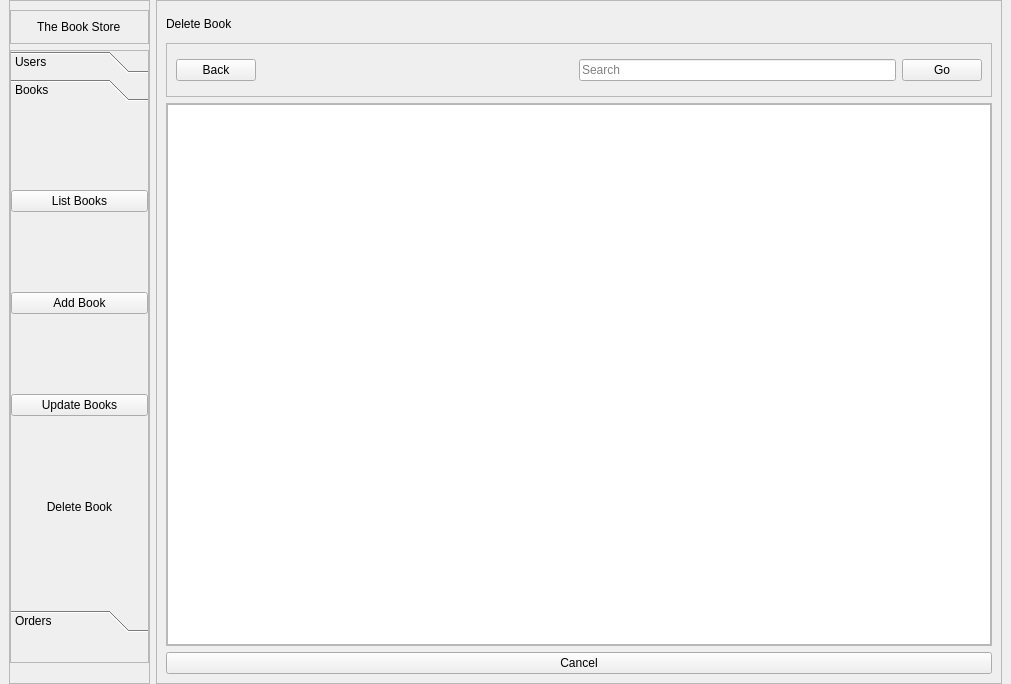
<?xml version="1.0" encoding="UTF-8"?>
<ui version="4.0">
 <class>MainWindow</class>
 <widget class="QMainWindow" name="MainWindow">
  <property name="geometry">
   <rect>
    <x>0</x>
    <y>0</y>
    <width>1011</width>
    <height>684</height>
   </rect>
  </property>
  <property name="windowTitle">
   <string>MainWindow</string>
  </property>
  <widget class="QWidget" name="centralwidget">
   <layout class="QHBoxLayout" name="horizontalLayout" stretch="1,6">
    <property name="topMargin">
     <number>0</number>
    </property>
    <property name="bottomMargin">
     <number>0</number>
    </property>
    <item>
     <widget class="QFrame" name="frame">
      <property name="frameShape">
       <enum>QFrame::StyledPanel</enum>
      </property>
      <property name="frameShadow">
       <enum>QFrame::Raised</enum>
      </property>
      <layout class="QVBoxLayout" name="verticalLayout">
       <property name="leftMargin">
        <number>0</number>
       </property>
       <property name="rightMargin">
        <number>0</number>
       </property>
       <property name="bottomMargin">
        <number>20</number>
       </property>
       <item>
        <widget class="QFrame" name="frame_3">
         <property name="frameShape">
          <enum>QFrame::StyledPanel</enum>
         </property>
         <property name="frameShadow">
          <enum>QFrame::Raised</enum>
         </property>
         <layout class="QHBoxLayout" name="horizontalLayout_2">
          <item alignment="Qt::AlignHCenter">
           <widget class="QLabel" name="l_storetitle">
            <property name="text">
             <string>The Book Store</string>
            </property>
           </widget>
          </item>
         </layout>
        </widget>
       </item>
       <item>
        <widget class="QFrame" name="frame_4">
         <property name="sizePolicy">
          <sizepolicy hsizetype="Preferred" vsizetype="Expanding">
           <horstretch>0</horstretch>
           <verstretch>0</verstretch>
          </sizepolicy>
         </property>
         <property name="frameShape">
          <enum>QFrame::StyledPanel</enum>
         </property>
         <property name="frameShadow">
          <enum>QFrame::Raised</enum>
         </property>
         <layout class="QHBoxLayout" name="horizontalLayout_3">
          <property name="leftMargin">
           <number>0</number>
          </property>
          <property name="topMargin">
           <number>0</number>
          </property>
          <property name="rightMargin">
           <number>0</number>
          </property>
          <property name="bottomMargin">
           <number>30</number>
          </property>
          <item>
           <widget class="QToolBox" name="toolBox">
            <property name="sizePolicy">
             <sizepolicy hsizetype="Preferred" vsizetype="Preferred">
              <horstretch>0</horstretch>
              <verstretch>0</verstretch>
             </sizepolicy>
            </property>
            <property name="currentIndex">
             <number>1</number>
            </property>
            <widget class="QWidget" name="p_user">
             <property name="geometry">
              <rect>
               <x>0</x>
               <y>0</y>
               <width>135</width>
               <height>458</height>
              </rect>
             </property>
             <attribute name="label">
              <string>Users</string>
             </attribute>
             <layout class="QVBoxLayout" name="verticalLayout_4">
              <property name="leftMargin">
               <number>0</number>
              </property>
              <property name="rightMargin">
               <number>0</number>
              </property>
              <item>
               <widget class="QPushButton" name="pb_listusers">
                <property name="text">
                 <string>List Users</string>
                </property>
               </widget>
              </item>
              <item>
               <widget class="QPushButton" name="pb_adduser">
                <property name="text">
                 <string>Add User</string>
                </property>
               </widget>
              </item>
              <item>
               <widget class="QPushButton" name="pb_updateuser">
                <property name="text">
                 <string>Update User</string>
                </property>
               </widget>
              </item>
              <item>
               <widget class="QPushButton" name="pb_deleteuser">
                <property name="text">
                 <string>Delete User</string>
                </property>
               </widget>
              </item>
             </layout>
            </widget>
            <widget class="QWidget" name="p_book">
             <property name="geometry">
              <rect>
               <x>0</x>
               <y>0</y>
               <width>135</width>
               <height>458</height>
              </rect>
             </property>
             <attribute name="label">
              <string>Books</string>
             </attribute>
             <layout class="QVBoxLayout" name="verticalLayout_5">
              <property name="leftMargin">
               <number>0</number>
              </property>
              <property name="rightMargin">
               <number>0</number>
              </property>
              <item>
               <widget class="QPushButton" name="pb_listbooks">
                <property name="text">
                 <string>List Books</string>
                </property>
               </widget>
              </item>
              <item>
               <widget class="QPushButton" name="pb_addbook">
                <property name="text">
                 <string>Add Book</string>
                </property>
               </widget>
              </item>
              <item>
               <widget class="QPushButton" name="pb_updatebook">
                <property name="text">
                 <string>Update Books</string>
                </property>
               </widget>
              </item>
              <item>
               <widget class="QPushButton" name="pb_deletebook">
                <property name="text">
                 <string>Delete Book</string>
                </property>
                <property name="flat">
                 <bool>true</bool>
                </property>
               </widget>
              </item>
             </layout>
            </widget>
            <widget class="QWidget" name="p_order">
             <property name="geometry">
              <rect>
               <x>0</x>
               <y>0</y>
               <width>135</width>
               <height>458</height>
              </rect>
             </property>
             <attribute name="label">
              <string>Orders</string>
             </attribute>
             <layout class="QVBoxLayout" name="verticalLayout_6">
              <property name="spacing">
               <number>-1</number>
              </property>
              <property name="leftMargin">
               <number>0</number>
              </property>
              <property name="rightMargin">
               <number>0</number>
              </property>
              <item>
               <widget class="QPushButton" name="pb_listorders">
                <property name="text">
                 <string>List Orders</string>
                </property>
               </widget>
              </item>
              <item>
               <widget class="QPushButton" name="pb_createorder">
                <property name="text">
                 <string>Create Order</string>
                </property>
               </widget>
              </item>
              <item>
               <widget class="QPushButton" name="pb_updateorders">
                <property name="text">
                 <string>Update Orders</string>
                </property>
               </widget>
              </item>
              <item>
               <widget class="QPushButton" name="pb_cancelorder">
                <property name="text">
                 <string>Cancel Order</string>
                </property>
               </widget>
              </item>
             </layout>
            </widget>
           </widget>
          </item>
         </layout>
        </widget>
       </item>
      </layout>
     </widget>
    </item>
    <item>
     <widget class="QFrame" name="frame_2">
      <property name="frameShape">
       <enum>QFrame::StyledPanel</enum>
      </property>
      <property name="frameShadow">
       <enum>QFrame::Raised</enum>
      </property>
      <layout class="QVBoxLayout" name="verticalLayout_2" stretch="1,2,20,0">
       <item>
        <widget class="QLabel" name="l_pagebanner">
         <property name="text">
          <string>Delete Book</string>
         </property>
        </widget>
       </item>
       <item>
        <widget class="QFrame" name="frame_5">
         <property name="frameShape">
          <enum>QFrame::StyledPanel</enum>
         </property>
         <property name="frameShadow">
          <enum>QFrame::Raised</enum>
         </property>
         <layout class="QHBoxLayout" name="horizontalLayout_4">
          <item>
           <widget class="QPushButton" name="pb_back">
            <property name="text">
             <string>Back</string>
            </property>
           </widget>
          </item>
          <item>
           <spacer name="horizontalSpacer">
            <property name="orientation">
             <enum>Qt::Horizontal</enum>
            </property>
            <property name="sizeHint" stdset="0">
             <size>
              <width>317</width>
              <height>20</height>
             </size>
            </property>
           </spacer>
          </item>
          <item>
           <widget class="QLineEdit" name="le_search">
            <property name="placeholderText">
             <string>Search</string>
            </property>
           </widget>
          </item>
          <item>
           <widget class="QPushButton" name="pb_go">
            <property name="text">
             <string>Go</string>
            </property>
           </widget>
          </item>
         </layout>
        </widget>
       </item>
       <item>
        <widget class="QFrame" name="frame_6">
         <property name="frameShape">
          <enum>QFrame::StyledPanel</enum>
         </property>
         <property name="frameShadow">
          <enum>QFrame::Raised</enum>
         </property>
         <layout class="QVBoxLayout" name="verticalLayout_3">
          <property name="leftMargin">
           <number>0</number>
          </property>
          <property name="topMargin">
           <number>0</number>
          </property>
          <property name="rightMargin">
           <number>0</number>
          </property>
          <property name="bottomMargin">
           <number>0</number>
          </property>
          <item>
           <widget class="QTableView" name="tv_deletebook">
            <attribute name="horizontalHeaderDefaultSectionSize">
             <number>125</number>
            </attribute>
           </widget>
          </item>
         </layout>
        </widget>
       </item>
       <item>
        <widget class="QPushButton" name="pb_cancel">
         <property name="text">
          <string>Cancel</string>
         </property>
        </widget>
       </item>
      </layout>
     </widget>
    </item>
   </layout>
  </widget>
 </widget>
 <resources/>
 <connections/>
</ui>
